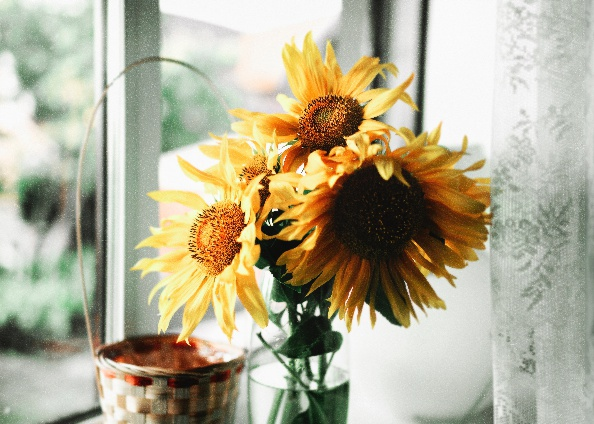
#> input picture my_opencv/temp.jpg, 594 x 424 px
$ python test.py
#> lines starting #> are read from the running program, lines starting #| are printed output that depends on the picture
#> further down, img is the input picture: shape (424, 594, 3); mean B, G, R 148.5, 173.4, 179.4
### my_opencv/hsv.py
from PIL import Image
import numpy as np
from grey import create_image

def rgb_to_hsv(img):
    cols, rows, channels = img.shape
#> cols = 424; rows = 594; channels = 3
    hsv = np.zeros((cols, rows, channels))

    for i in range(cols):
        for j in range(rows):
            r = img[i, j, 0]
            g = img[i, j, 1]
            b = img[i, j, 2]
            # V
            V = max([r, g, b])
            # S
            if V == 0:
                S = 0
            else:
                S = (V - min([r, g, b])) / V
            # H
            if S == 0:
                H = 0
            else:
                if V == r:
                    H = 60 * (g - b) / (V - min([r, g, b]))
                elif V == g:
                    H = 120 + 60 * (b - r) / (V - min([r, g, b]))
                else:
                    H = 240 + 60 * (r - g) / (V - min([r, g, b]))

                if H < 0:
                    H += 360

            hsv[i, j, :] = [H, S, V]
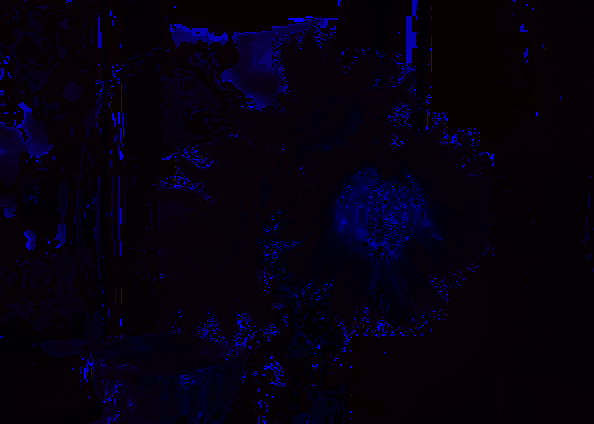
#> hsv: shape (424, 594, 3) float64; mean B, G, R 454.3, 0.2, 184.5; drawn with min black and max white
    return hsv

# [4 lines that do not run on import are left out]

### my_opencv/test.py
from resize import scale
from hsv import rgb_to_hsv
import cv2

img = cv2.imread('./temp.jpg', cv2.IMREAD_UNCHANGED)

hsv = rgb_to_hsv(img)
cv2.imwrite("./temp_hsv.jpg",hsv)
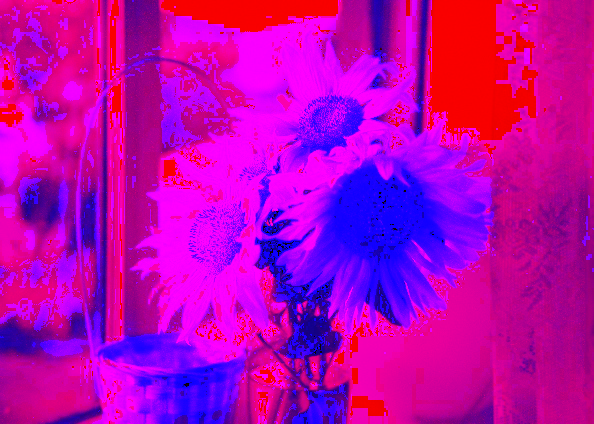
#> saved as temp_hsv.jpg: shape (424, 594, 3); mean B, G, R 178.9, 0.2, 184.5
hsv = cv2.imread('./temp_hsv.jpg', cv2.IMREAD_UNCHANGED)
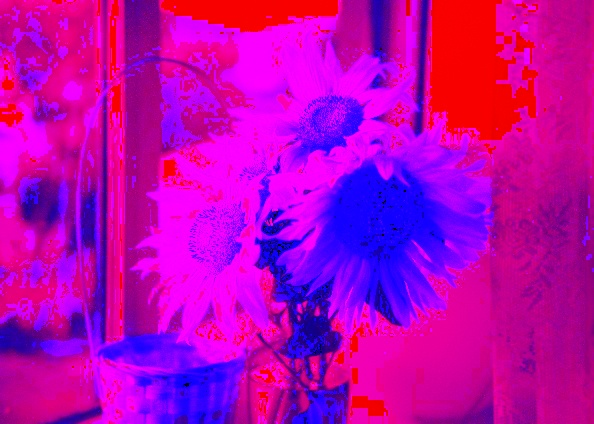
#> hsv: shape (424, 594, 3); mean B, G, R 178.4, 1.4, 184.4

cv2.imshow("HSV", hsv)

cv2.waitKey(0)
cv2.destroyAllWindows()
